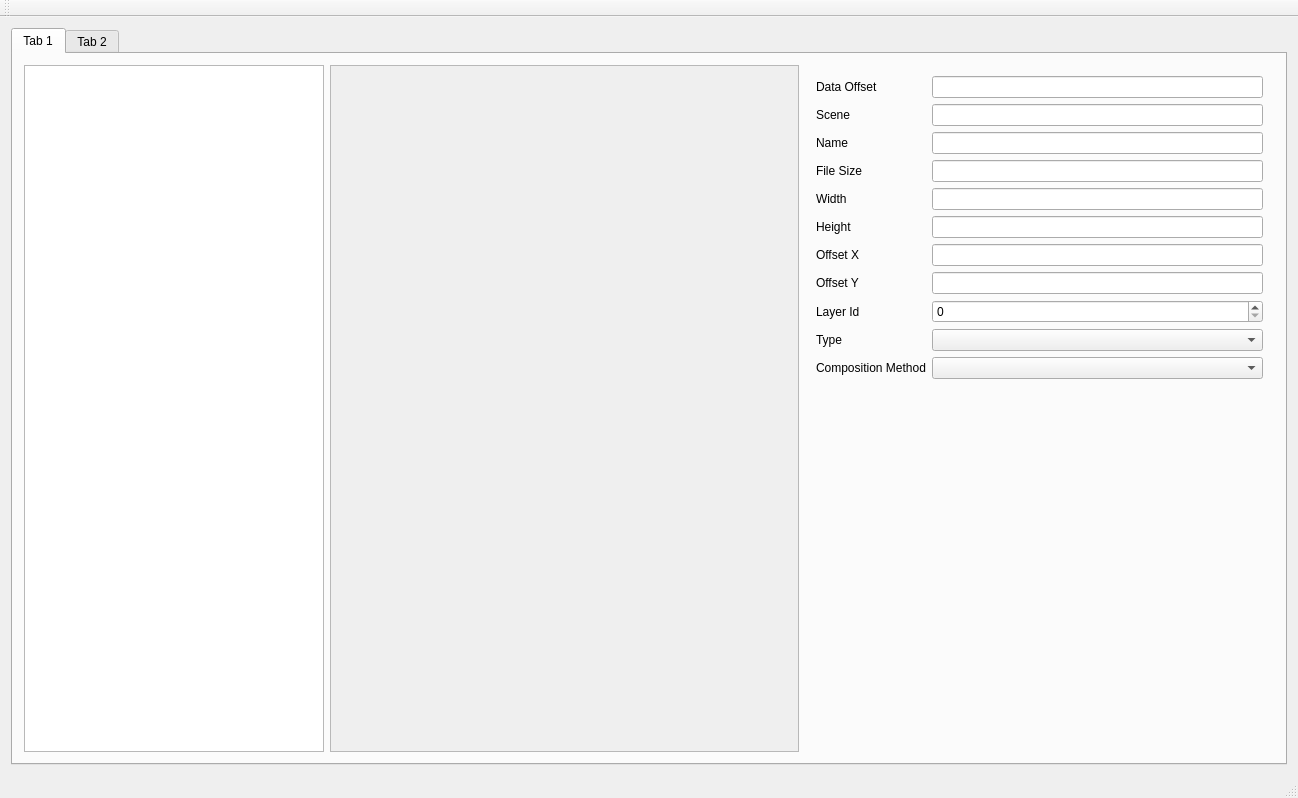
<?xml version="1.0" encoding="UTF-8"?>
<ui version="4.0">
 <class>MainWindow</class>
 <widget class="QMainWindow" name="MainWindow">
  <property name="geometry">
   <rect>
    <x>0</x>
    <y>0</y>
    <width>1298</width>
    <height>798</height>
   </rect>
  </property>
  <property name="minimumSize">
   <size>
    <width>1280</width>
    <height>720</height>
   </size>
  </property>
  <property name="windowTitle">
   <string>MainWindow</string>
  </property>
  <widget class="QWidget" name="centralWidget">
   <layout class="QHBoxLayout" name="horizontalLayout">
    <item>
     <widget class="QTabWidget" name="tabWidget">
      <property name="currentIndex">
       <number>0</number>
      </property>
      <widget class="QWidget" name="tabMeta">
       <attribute name="title">
        <string>Tab 1</string>
       </attribute>
       <layout class="QHBoxLayout" name="horizontalLayout_3">
        <item>
         <widget class="QListWidget" name="listEntries">
          <property name="minimumSize">
           <size>
            <width>300</width>
            <height>0</height>
           </size>
          </property>
          <property name="maximumSize">
           <size>
            <width>300</width>
            <height>16777215</height>
           </size>
          </property>
         </widget>
        </item>
        <item>
         <widget class="QScrollArea" name="scrollArea">
          <property name="widgetResizable">
           <bool>true</bool>
          </property>
          <widget class="QWidget" name="scrollAreaWidgetContents">
           <property name="geometry">
            <rect>
             <x>0</x>
             <y>0</y>
             <width>471</width>
             <height>673</height>
            </rect>
           </property>
           <layout class="QGridLayout" name="gridLayout">
            <item row="0" column="1">
             <widget class="QLabel" name="lblImage">
              <property name="text">
               <string/>
              </property>
             </widget>
            </item>
           </layout>
          </widget>
         </widget>
        </item>
        <item>
         <widget class="QWidget" name="propertyWidget" native="true">
          <property name="minimumSize">
           <size>
            <width>300</width>
            <height>0</height>
           </size>
          </property>
          <property name="maximumSize">
           <size>
            <width>500</width>
            <height>16777215</height>
           </size>
          </property>
          <layout class="QFormLayout" name="formLayout">
           <item row="2" column="0">
            <widget class="QLabel" name="lblScene">
             <property name="text">
              <string>Scene</string>
             </property>
            </widget>
           </item>
           <item row="2" column="1">
            <widget class="QLineEdit" name="editScene"/>
           </item>
           <item row="3" column="0">
            <widget class="QLabel" name="lblName">
             <property name="text">
              <string>Name</string>
             </property>
            </widget>
           </item>
           <item row="3" column="1">
            <widget class="QLineEdit" name="editName"/>
           </item>
           <item row="4" column="0">
            <widget class="QLabel" name="lblFileSize">
             <property name="text">
              <string>File Size</string>
             </property>
            </widget>
           </item>
           <item row="4" column="1">
            <widget class="QLineEdit" name="editFileSize">
             <property name="frame">
              <bool>true</bool>
             </property>
             <property name="readOnly">
              <bool>true</bool>
             </property>
            </widget>
           </item>
           <item row="5" column="0">
            <widget class="QLabel" name="lblWidth">
             <property name="text">
              <string>Width</string>
             </property>
            </widget>
           </item>
           <item row="5" column="1">
            <widget class="QLineEdit" name="editWidth">
             <property name="readOnly">
              <bool>true</bool>
             </property>
            </widget>
           </item>
           <item row="6" column="0">
            <widget class="QLabel" name="lblHeight">
             <property name="text">
              <string>Height</string>
             </property>
            </widget>
           </item>
           <item row="6" column="1">
            <widget class="QLineEdit" name="editHeight"/>
           </item>
           <item row="7" column="0">
            <widget class="QLabel" name="lblOffsetX">
             <property name="text">
              <string>Offset X</string>
             </property>
            </widget>
           </item>
           <item row="7" column="1">
            <widget class="QLineEdit" name="editOffsetX"/>
           </item>
           <item row="8" column="0">
            <widget class="QLabel" name="lblOffsetY">
             <property name="text">
              <string>Offset Y</string>
             </property>
            </widget>
           </item>
           <item row="8" column="1">
            <widget class="QLineEdit" name="editOffsetY"/>
           </item>
           <item row="9" column="0">
            <widget class="QLabel" name="lblLayerId">
             <property name="text">
              <string>Layer Id</string>
             </property>
            </widget>
           </item>
           <item row="9" column="1">
            <widget class="QSpinBox" name="editLayerId"/>
           </item>
           <item row="1" column="0">
            <widget class="QLabel" name="lblDataOffset">
             <property name="text">
              <string>Data Offset</string>
             </property>
            </widget>
           </item>
           <item row="1" column="1">
            <widget class="QLineEdit" name="editDataOffset">
             <property name="readOnly">
              <bool>true</bool>
             </property>
            </widget>
           </item>
           <item row="10" column="0">
            <widget class="QLabel" name="lblType">
             <property name="text">
              <string>Type</string>
             </property>
            </widget>
           </item>
           <item row="10" column="1">
            <widget class="QComboBox" name="comboType"/>
           </item>
           <item row="12" column="0">
            <widget class="QLabel" name="lblCompositionMethod">
             <property name="text">
              <string>Composition Method</string>
             </property>
            </widget>
           </item>
           <item row="12" column="1">
            <widget class="QComboBox" name="comboCompositionMethod"/>
           </item>
          </layout>
         </widget>
        </item>
       </layout>
      </widget>
      <widget class="QWidget" name="tabCompositeRules">
       <attribute name="title">
        <string>Tab 2</string>
       </attribute>
       <layout class="QHBoxLayout" name="horizontalLayout_2">
        <item>
         <widget class="QWidget" name="widget_2" native="true">
          <layout class="QVBoxLayout" name="verticalLayout_2">
           <item>
            <widget class="QListWidget" name="listCompositeRules"/>
           </item>
           <item>
            <widget class="QWidget" name="widget_3" native="true">
             <layout class="QHBoxLayout" name="horizontalLayout_4">
              <item>
               <widget class="QPushButton" name="btnAddCompositeRule">
                <property name="maximumSize">
                 <size>
                  <width>100</width>
                  <height>16777215</height>
                 </size>
                </property>
                <property name="text">
                 <string>Add</string>
                </property>
               </widget>
              </item>
              <item>
               <widget class="QPushButton" name="btnRemoveCompositeRule">
                <property name="maximumSize">
                 <size>
                  <width>100</width>
                  <height>16777215</height>
                 </size>
                </property>
                <property name="text">
                 <string>Remove</string>
                </property>
               </widget>
              </item>
             </layout>
            </widget>
           </item>
          </layout>
         </widget>
        </item>
        <item>
         <widget class="QWidget" name="widget" native="true">
          <layout class="QVBoxLayout" name="verticalLayout">
           <item>
            <widget class="QLabel" name="lblCompositeRuleType">
             <property name="text">
              <string/>
             </property>
            </widget>
           </item>
           <item>
            <widget class="QLineEdit" name="editMatcher"/>
           </item>
           <item>
            <widget class="QPlainTextEdit" name="editCompositeRule"/>
           </item>
           <item>
            <widget class="QPushButton" name="btnApplyCompositeRule">
             <property name="text">
              <string>Apply</string>
             </property>
            </widget>
           </item>
          </layout>
         </widget>
        </item>
       </layout>
      </widget>
     </widget>
    </item>
   </layout>
  </widget>
  <widget class="QMenuBar" name="menuBar">
   <property name="geometry">
    <rect>
     <x>0</x>
     <y>0</y>
     <width>1298</width>
     <height>21</height>
    </rect>
   </property>
  </widget>
  <widget class="QToolBar" name="mainToolBar">
   <attribute name="toolBarArea">
    <enum>TopToolBarArea</enum>
   </attribute>
   <attribute name="toolBarBreak">
    <bool>false</bool>
   </attribute>
  </widget>
  <widget class="QStatusBar" name="statusBar"/>
 </widget>
 <layoutdefault spacing="6" margin="11"/>
 <resources/>
 <connections/>
</ui>
